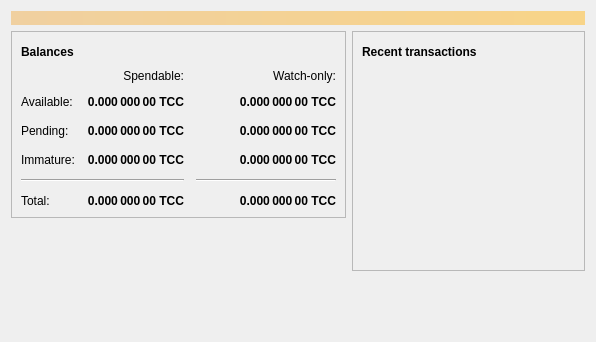
<?xml version="1.0" encoding="UTF-8"?>
<ui version="4.0">
 <class>OverviewPage</class>
 <widget class="QWidget" name="OverviewPage">
  <property name="geometry">
   <rect>
    <x>0</x>
    <y>0</y>
    <width>596</width>
    <height>342</height>
   </rect>
  </property>
  <property name="windowTitle">
   <string>Form</string>
  </property>
  <layout class="QVBoxLayout" name="topLayout">
   <item>
    <widget class="QLabel" name="labelAlerts">
     <property name="visible">
      <bool>false</bool>
     </property>
     <property name="styleSheet">
      <string notr="true">QLabel { background-color: qlineargradient(x1: 0, y1: 0, x2: 1, y2: 0, stop:0 #F0D0A0, stop:1 #F8D488); color:#000000; }</string>
     </property>
     <property name="wordWrap">
      <bool>true</bool>
     </property>
     <property name="margin">
      <number>3</number>
     </property>
     <property name="textInteractionFlags">
      <set>Qt::TextSelectableByMouse</set>
     </property>
    </widget>
   </item>
   <item>
    <layout class="QHBoxLayout" name="horizontalLayout" stretch="1,1">
     <item>
      <layout class="QVBoxLayout" name="verticalLayout_2">
       <item>
        <widget class="QFrame" name="frame">
         <property name="frameShape">
          <enum>QFrame::StyledPanel</enum>
         </property>
         <property name="frameShadow">
          <enum>QFrame::Raised</enum>
         </property>
         <layout class="QVBoxLayout" name="verticalLayout_4">
          <item>
           <layout class="QHBoxLayout" name="horizontalLayout_4">
            <item>
             <widget class="QLabel" name="label_5">
              <property name="font">
               <font>
                <weight>75</weight>
                <bold>true</bold>
               </font>
              </property>
              <property name="text">
               <string>Balances</string>
              </property>
             </widget>
            </item>
            <item>
             <widget class="QPushButton" name="labelWalletStatus">
              <property name="enabled">
               <bool>true</bool>
              </property>
              <property name="maximumSize">
               <size>
                <width>30</width>
                <height>16777215</height>
               </size>
              </property>
              <property name="toolTip">
               <string>The displayed information may be out of date. Your wallet automatically synchronizes with the TCC network after a connection is established, but this process has not completed yet.</string>
              </property>
              <property name="text">
               <string/>
              </property>
              <property name="icon">
               <iconset resource="../bitcoin.qrc">
                <normaloff>:/icons/warning</normaloff>
                <disabledoff>:/icons/warning</disabledoff>:/icons/warning</iconset>
              </property>
              <property name="iconSize">
               <size>
                <width>24</width>
                <height>24</height>
               </size>
              </property>
              <property name="flat">
               <bool>true</bool>
              </property>
             </widget>
            </item>
            <item>
             <spacer name="horizontalSpacer_3">
              <property name="orientation">
               <enum>Qt::Horizontal</enum>
              </property>
              <property name="sizeHint" stdset="0">
               <size>
                <width>40</width>
                <height>20</height>
               </size>
              </property>
             </spacer>
            </item>
           </layout>
          </item>
          <item>
           <layout class="QGridLayout" name="gridLayout">
            <property name="spacing">
             <number>12</number>
            </property>
            <item row="2" column="2">
             <widget class="QLabel" name="labelWatchPending">
              <property name="font">
               <font>
                <weight>75</weight>
                <bold>true</bold>
               </font>
              </property>
              <property name="cursor">
               <cursorShape>IBeamCursor</cursorShape>
              </property>
              <property name="toolTip">
               <string>Unconfirmed transactions to watch-only addresses</string>
              </property>
              <property name="text">
               <string notr="true">0.000 000 00 TCC</string>
              </property>
              <property name="alignment">
               <set>Qt::AlignRight|Qt::AlignTrailing|Qt::AlignVCenter</set>
              </property>
              <property name="textInteractionFlags">
               <set>Qt::LinksAccessibleByMouse|Qt::TextSelectableByKeyboard|Qt::TextSelectableByMouse</set>
              </property>
             </widget>
            </item>
            <item row="2" column="1">
             <widget class="QLabel" name="labelUnconfirmed">
              <property name="font">
               <font>
                <weight>75</weight>
                <bold>true</bold>
               </font>
              </property>
              <property name="cursor">
               <cursorShape>IBeamCursor</cursorShape>
              </property>
              <property name="toolTip">
               <string>Total of transactions that have yet to be confirmed, and do not yet count toward the spendable balance</string>
              </property>
              <property name="text">
               <string notr="true">0.000 000 00 TCC</string>
              </property>
              <property name="alignment">
               <set>Qt::AlignRight|Qt::AlignTrailing|Qt::AlignVCenter</set>
              </property>
              <property name="textInteractionFlags">
               <set>Qt::LinksAccessibleByMouse|Qt::TextSelectableByKeyboard|Qt::TextSelectableByMouse</set>
              </property>
             </widget>
            </item>
            <item row="3" column="2">
             <widget class="QLabel" name="labelWatchImmature">
              <property name="font">
               <font>
                <weight>75</weight>
                <bold>true</bold>
               </font>
              </property>
              <property name="cursor">
               <cursorShape>IBeamCursor</cursorShape>
              </property>
              <property name="toolTip">
               <string>Mined balance in watch-only addresses that has not yet matured</string>
              </property>
              <property name="text">
               <string notr="true">0.000 000 00 TCC</string>
              </property>
              <property name="alignment">
               <set>Qt::AlignRight|Qt::AlignTrailing|Qt::AlignVCenter</set>
              </property>
              <property name="textInteractionFlags">
               <set>Qt::LinksAccessibleByMouse|Qt::TextSelectableByKeyboard|Qt::TextSelectableByMouse</set>
              </property>
             </widget>
            </item>
            <item row="4" column="0" colspan="2">
             <widget class="Line" name="line">
              <property name="orientation">
               <enum>Qt::Horizontal</enum>
              </property>
             </widget>
            </item>
            <item row="4" column="2">
             <widget class="Line" name="lineWatchBalance">
              <property name="sizePolicy">
               <sizepolicy hsizetype="Preferred" vsizetype="Fixed">
                <horstretch>0</horstretch>
                <verstretch>0</verstretch>
               </sizepolicy>
              </property>
              <property name="minimumSize">
               <size>
                <width>140</width>
                <height>0</height>
               </size>
              </property>
              <property name="orientation">
               <enum>Qt::Horizontal</enum>
              </property>
             </widget>
            </item>
            <item row="5" column="0">
             <widget class="QLabel" name="labelTotalText">
              <property name="text">
               <string>Total:</string>
              </property>
             </widget>
            </item>
            <item row="3" column="1">
             <widget class="QLabel" name="labelImmature">
              <property name="font">
               <font>
                <weight>75</weight>
                <bold>true</bold>
               </font>
              </property>
              <property name="cursor">
               <cursorShape>IBeamCursor</cursorShape>
              </property>
              <property name="toolTip">
               <string>Mined balance that has not yet matured</string>
              </property>
              <property name="text">
               <string notr="true">0.000 000 00 TCC</string>
              </property>
              <property name="alignment">
               <set>Qt::AlignRight|Qt::AlignTrailing|Qt::AlignVCenter</set>
              </property>
              <property name="textInteractionFlags">
               <set>Qt::LinksAccessibleByMouse|Qt::TextSelectableByKeyboard|Qt::TextSelectableByMouse</set>
              </property>
             </widget>
            </item>
            <item row="2" column="3">
             <spacer name="horizontalSpacer_2">
              <property name="orientation">
               <enum>Qt::Horizontal</enum>
              </property>
              <property name="sizeHint" stdset="0">
               <size>
                <width>40</width>
                <height>20</height>
               </size>
              </property>
             </spacer>
            </item>
            <item row="3" column="0">
             <widget class="QLabel" name="labelImmatureText">
              <property name="text">
               <string>Immature:</string>
              </property>
             </widget>
            </item>
            <item row="5" column="1">
             <widget class="QLabel" name="labelTotal">
              <property name="font">
               <font>
                <weight>75</weight>
                <bold>true</bold>
               </font>
              </property>
              <property name="cursor">
               <cursorShape>IBeamCursor</cursorShape>
              </property>
              <property name="toolTip">
               <string>Your current total balance</string>
              </property>
              <property name="text">
               <string notr="true">0.000 000 00 TCC</string>
              </property>
              <property name="alignment">
               <set>Qt::AlignRight|Qt::AlignTrailing|Qt::AlignVCenter</set>
              </property>
              <property name="textInteractionFlags">
               <set>Qt::LinksAccessibleByMouse|Qt::TextSelectableByKeyboard|Qt::TextSelectableByMouse</set>
              </property>
             </widget>
            </item>
            <item row="5" column="2">
             <widget class="QLabel" name="labelWatchTotal">
              <property name="font">
               <font>
                <weight>75</weight>
                <bold>true</bold>
               </font>
              </property>
              <property name="cursor">
               <cursorShape>IBeamCursor</cursorShape>
              </property>
              <property name="toolTip">
               <string>Current total balance in watch-only addresses</string>
              </property>
              <property name="text">
               <string notr="true">0.000 000 00 TCC</string>
              </property>
              <property name="alignment">
               <set>Qt::AlignRight|Qt::AlignTrailing|Qt::AlignVCenter</set>
              </property>
              <property name="textInteractionFlags">
               <set>Qt::LinksAccessibleByMouse|Qt::TextSelectableByKeyboard|Qt::TextSelectableByMouse</set>
              </property>
             </widget>
            </item>
            <item row="0" column="2">
             <widget class="QLabel" name="labelWatchonly">
              <property name="text">
               <string>Watch-only:</string>
              </property>
              <property name="alignment">
               <set>Qt::AlignRight|Qt::AlignTrailing|Qt::AlignVCenter</set>
              </property>
             </widget>
            </item>
            <item row="1" column="0">
             <widget class="QLabel" name="labelBalanceText">
              <property name="text">
               <string>Available:</string>
              </property>
             </widget>
            </item>
            <item row="1" column="1">
             <widget class="QLabel" name="labelBalance">
              <property name="font">
               <font>
                <weight>75</weight>
                <bold>true</bold>
               </font>
              </property>
              <property name="cursor">
               <cursorShape>IBeamCursor</cursorShape>
              </property>
              <property name="toolTip">
               <string>Your current spendable balance</string>
              </property>
              <property name="text">
               <string notr="true">0.000 000 00 TCC</string>
              </property>
              <property name="alignment">
               <set>Qt::AlignRight|Qt::AlignTrailing|Qt::AlignVCenter</set>
              </property>
              <property name="textInteractionFlags">
               <set>Qt::LinksAccessibleByMouse|Qt::TextSelectableByKeyboard|Qt::TextSelectableByMouse</set>
              </property>
             </widget>
            </item>
            <item row="1" column="2">
             <widget class="QLabel" name="labelWatchAvailable">
              <property name="font">
               <font>
                <weight>75</weight>
                <bold>true</bold>
               </font>
              </property>
              <property name="cursor">
               <cursorShape>IBeamCursor</cursorShape>
              </property>
              <property name="toolTip">
               <string>Your current balance in watch-only addresses</string>
              </property>
              <property name="text">
               <string notr="true">0.000 000 00 TCC</string>
              </property>
              <property name="alignment">
               <set>Qt::AlignRight|Qt::AlignTrailing|Qt::AlignVCenter</set>
              </property>
              <property name="textInteractionFlags">
               <set>Qt::LinksAccessibleByMouse|Qt::TextSelectableByKeyboard|Qt::TextSelectableByMouse</set>
              </property>
             </widget>
            </item>
            <item row="2" column="0">
             <widget class="QLabel" name="labelPendingText">
              <property name="text">
               <string>Pending:</string>
              </property>
             </widget>
            </item>
            <item row="0" column="1">
             <widget class="QLabel" name="labelSpendable">
              <property name="text">
               <string>Spendable:</string>
              </property>
              <property name="alignment">
               <set>Qt::AlignRight|Qt::AlignTrailing|Qt::AlignVCenter</set>
              </property>
             </widget>
            </item>
           </layout>
          </item>
         </layout>
        </widget>
       </item>
       <item>
        <spacer name="verticalSpacer">
         <property name="orientation">
          <enum>Qt::Vertical</enum>
         </property>
         <property name="sizeHint" stdset="0">
          <size>
           <width>20</width>
           <height>40</height>
          </size>
         </property>
        </spacer>
       </item>
      </layout>
     </item>
     <item>
      <layout class="QVBoxLayout" name="verticalLayout_3">
       <item>
        <widget class="QFrame" name="frame_2">
         <property name="frameShape">
          <enum>QFrame::StyledPanel</enum>
         </property>
         <property name="frameShadow">
          <enum>QFrame::Raised</enum>
         </property>
         <layout class="QVBoxLayout" name="verticalLayout">
          <item>
           <layout class="QHBoxLayout" name="horizontalLayout_2">
            <item>
             <widget class="QLabel" name="label_4">
              <property name="font">
               <font>
                <weight>75</weight>
                <bold>true</bold>
               </font>
              </property>
              <property name="text">
               <string>Recent transactions</string>
              </property>
             </widget>
            </item>
            <item>
             <widget class="QPushButton" name="labelTransactionsStatus">
              <property name="enabled">
               <bool>true</bool>
              </property>
              <property name="maximumSize">
               <size>
                <width>30</width>
                <height>16777215</height>
               </size>
              </property>
              <property name="toolTip">
               <string>The displayed information may be out of date. Your wallet automatically synchronizes with the TCC network after a connection is established, but this process has not completed yet.</string>
              </property>
              <property name="text">
               <string/>
              </property>
              <property name="icon">
               <iconset resource="../bitcoin.qrc">
                <normaloff>:/icons/warning</normaloff>
                <disabledoff>:/icons/warning</disabledoff>:/icons/warning</iconset>
              </property>
              <property name="iconSize">
               <size>
                <width>24</width>
                <height>24</height>
               </size>
              </property>
              <property name="flat">
               <bool>true</bool>
              </property>
             </widget>
            </item>
            <item>
             <spacer name="horizontalSpacer">
              <property name="orientation">
               <enum>Qt::Horizontal</enum>
              </property>
              <property name="sizeHint" stdset="0">
               <size>
                <width>40</width>
                <height>20</height>
               </size>
              </property>
             </spacer>
            </item>
           </layout>
          </item>
          <item>
           <widget class="QListView" name="listTransactions">
            <property name="styleSheet">
             <string notr="true">QListView { background: transparent; }</string>
            </property>
            <property name="frameShape">
             <enum>QFrame::NoFrame</enum>
            </property>
            <property name="verticalScrollBarPolicy">
             <enum>Qt::ScrollBarAlwaysOff</enum>
            </property>
            <property name="horizontalScrollBarPolicy">
             <enum>Qt::ScrollBarAlwaysOff</enum>
            </property>
            <property name="selectionMode">
             <enum>QAbstractItemView::NoSelection</enum>
            </property>
           </widget>
          </item>
         </layout>
        </widget>
       </item>
       <item>
        <spacer name="verticalSpacer_2">
         <property name="orientation">
          <enum>Qt::Vertical</enum>
         </property>
         <property name="sizeHint" stdset="0">
          <size>
           <width>20</width>
           <height>40</height>
          </size>
         </property>
        </spacer>
       </item>
      </layout>
     </item>
    </layout>
   </item>
  </layout>
 </widget>
 <resources/>
 <connections/>
</ui>
